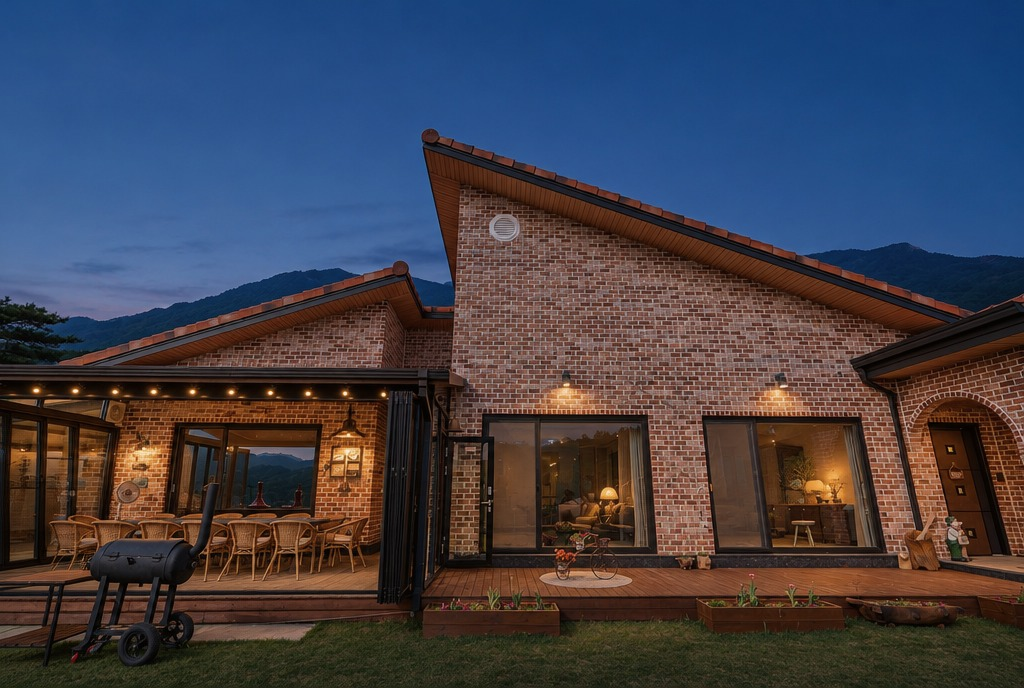
#> input picture images/ai-bluehour.jpg, 1024 x 688 px, given in place of v_FmnQm_32.jpg, which was not available
$ python _prep_images.py
#> lines starting #> are read from the running program, lines starting #| are printed output that depends on the picture
# _research 원본 → images/ (사이트가 쓰는 사진). 자르기 + 색 통일(채도 낮춤·살짝 따뜻하게).
# 실행: python -X utf8 _prep_images.py   — 사진을 바꾸고 싶으면 아래 표만 고친다.
from pathlib import Path
from PIL import Image, ImageEnhance, ImageFilter

ROOT = Path(__file__).parent
R = ROOT / "_research"
OUT = ROOT / "images"
OUT.mkdir(exist_ok=True)

# 이름: (원본, 자를 비율 상자 x0 y0 x1 y1 — None이면 전체)
PHOTOS = {
    "hero-pano":      ("best/v_FmnQm_32.jpg",            (0.00, 0.28, 0.66, 0.64)),   # 테라스에서 본 청풍호 띠 (AI 드론 나오면 교체)
    "hero-m":         ("best/v_HKyQL_42.jpg",            (0.00, 0.06, 1.00, 0.84)),   # 가을 테라스 세로
    "front":          ("ota/y02.jpg",                    None),
    "front-lawn":     ("ota/y05.jpg",                    None),
    "arch":           ("ota/y08.jpg",                    (0.60, 0.08, 1.00, 0.86)),
    "sign":           ("ota/y02.jpg",                    (0.36, 0.20, 0.72, 0.66)),
    "living":         ("ota/y01.jpg",                    None),                        # 스크롤 따라 천장→창 훑기
    "living-sofa":    ("ota/y01.jpg",                    (0.00, 0.30, 0.48, 1.00)),
    "living-light":   ("ota/y01.jpg",                    (0.44, 0.00, 0.78, 0.40)),
    "dining":         ("ota/y04.jpg",                    (0.06, 0.34, 0.86, 1.00)),
    "dining-wide":    ("ota/y44.jpg",                    None),
    "bed-view":       ("ota/y23.jpg",                    (0.02, 0.14, 0.58, 0.78)),
    "bed-twin":       ("ota/y50.jpg",                    None),
    "bed-lamp":       ("ota/y29.jpg",                    None),
    "kitchen":        ("ota/y27.jpg",                    None),
    "bath":           ("ota/y46.jpg",                    None),
    "lawn-lake":      ("ota/y20.jpg",                    (0.00, 0.10, 0.92, 0.95)),
    "lawn-path":      ("ota/y09.jpg",                    None),
    "terrace-fire":   ("ota/y07.jpg",                    (0.00, 0.10, 1.00, 0.95)),
    "terrace-autumn": ("best/v_HKyQL_48.jpg",            (0.00, 0.06, 1.00, 0.86)),
    "fog":            ("best/v_O7vpT_44.jpg",            (0.00, 0.26, 1.00, 0.72)),
    "rain-deck":      ("best/v_MswiO_2.jpg",             (0.00, 0.10, 1.00, 0.90)),
    "pheasant":       ("best/v_fMz72_6.jpg",             (0.00, 0.38, 1.00, 0.96)),
    "pool":           ("youtube/frames/dCCX8JQt3Ec_03.jpg", (0.00, 0.10, 1.00, 0.90)),
    "bbq":            ("youtube/frames/oTRjEucc6gw_04.jpg", (0.00, 0.10, 1.00, 0.90)),
    "gathering-lawn": ("youtube/frames/1WUD4Sr58lo_01.jpg", (0.00, 0.12, 1.00, 0.92)),
    "pingpong":       ("ota/y06.jpg",                    None),
    "drone-small":    ("ota/y17.jpg",                    None),                        # 800px — 작게만
}


def grade(im):
    im = ImageEnhance.Color(im).enhance(0.82)
    im = ImageEnhance.Contrast(im).enhance(0.94)
    r, g, b = im.split()
    r = r.point(lambda v: min(255, int(v * 1.03 + 2)))
    b = b.point(lambda v: int(v * 0.96))
    return Image.merge("RGB", (r, g, b))


for name, (src, box) in PHOTOS.items():
    im = Image.open(R / src).convert("RGB")
#> im is the input picture: PIL image 1024x688 RGB; mean R, G, B 64.6, 64.5, 76.8
    if box:
        W, H = im.size
#> W = 1024; H = 688
        im = im.crop((int(box[0] * W), int(box[1] * H), int(box[2] * W), int(box[3] * H)))
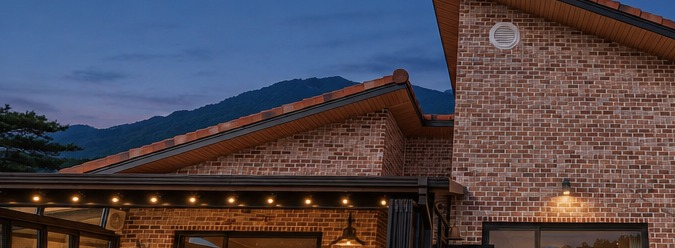
#> im: PIL image 675x248 RGB; mean R, G, B 79.4, 70.8, 79.1
    im = grade(im)
#> in grade, `r, g, b = im.split()`:
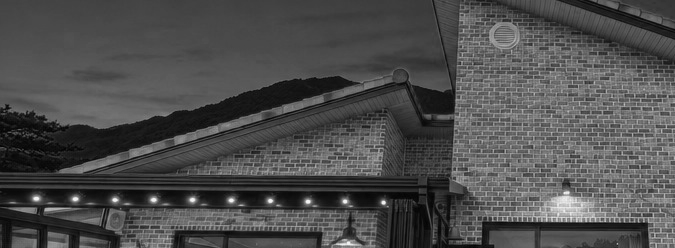
#> r: PIL image 675x248 L; min 4, max 241, mean 77.3
#> in grade, `r, g, b = im.split()`:
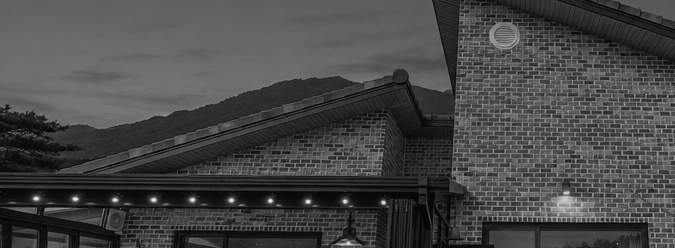
#> g: PIL image 675x248 L; min 4, max 231, mean 70.7
#> in grade, `r, g, b = im.split()`:
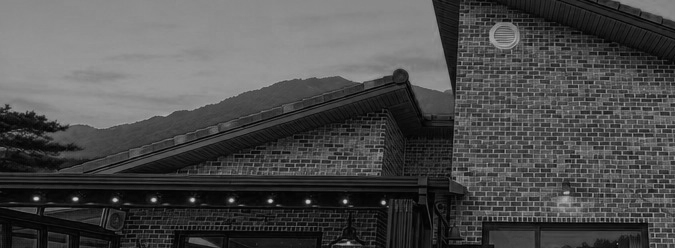
#> b: PIL image 675x248 L; min 4, max 208, mean 77
#> in grade, `return Image.merge("RGB", (r, g, b))`:
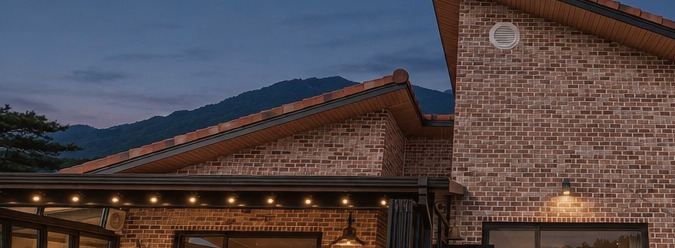
#> returned value: PIL image 675x248 RGB; mean R, G, B 81.1, 70.7, 73.5
    if im.width < 1600 and im.width >= 700:  # ponytail: 단순 확대+샤픈. 화면 꽉 채우는 장면은 AI 업스케일로 교체
        im = im.resize((1600, int(im.height * 1600 / im.width)), Image.LANCZOS).filter(ImageFilter.UnsharpMask(1.2, 50, 2))
    im.save(OUT / f"{name}.jpg", quality=92)
    print(f"{name:16} {im.size[0]}x{im.size[1]}")
#| hero-pano        675x248
#> pass 2 of the loop `for name, (src, box) in PHOTOS.items():`:
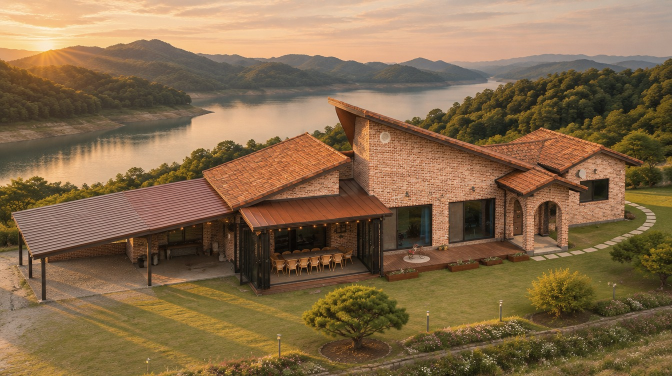
#> input picture images/ai-drone.jpg, 1344 x 752 px, given in place of v_HKyQL_42.jpg, which was not available (shown at 1/2 size)
#> im is the input picture: PIL image 1344x752 RGB; mean R, G, B 133.6, 107, 75.4
#> g: PIL image 1344x586 L
#> in grade (call 2), `r, g, b = im.split()`:
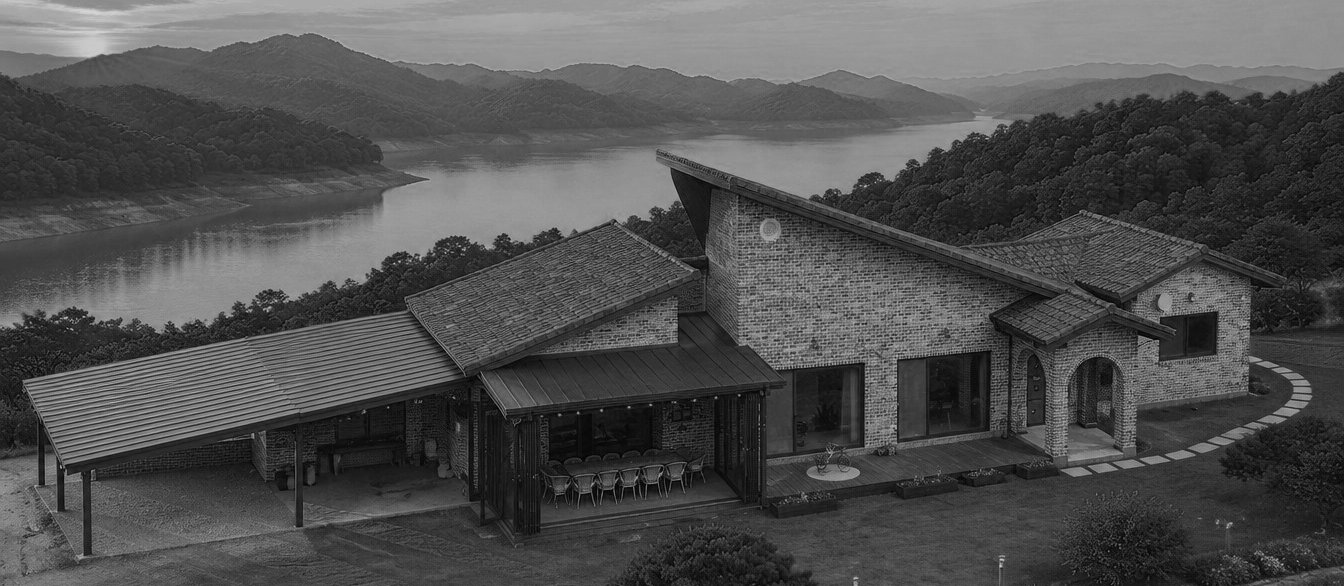
#> b: PIL image 1344x586 L; min 6, max 215, mean 80.7
#> `im = im.resize((1600, int(im.height * 1600 / im.width)), Image.LANCZOS..`:
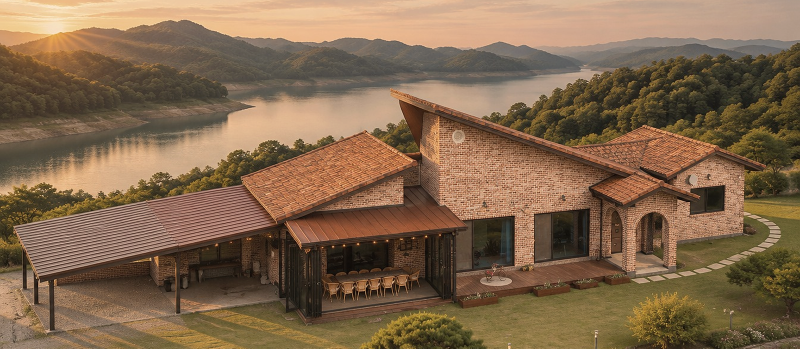
#> im: PIL image 1600x697 RGB (shown at 1/2 size); mean R, G, B 129.4, 103.2, 77
#| hero-m           1600x697
#> (the run stopped early here; a loop or call above may not have finished)
